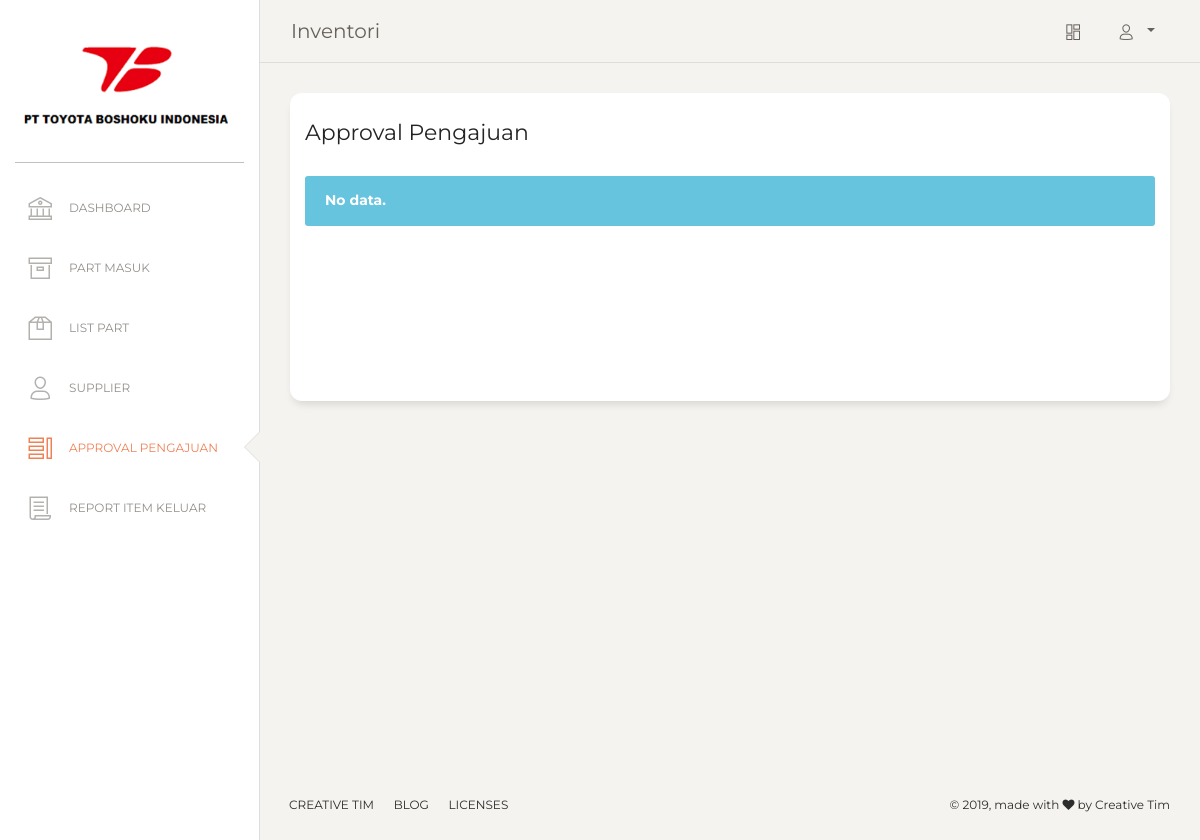
The app's page /Approval_pengajuan (signed in), older data.
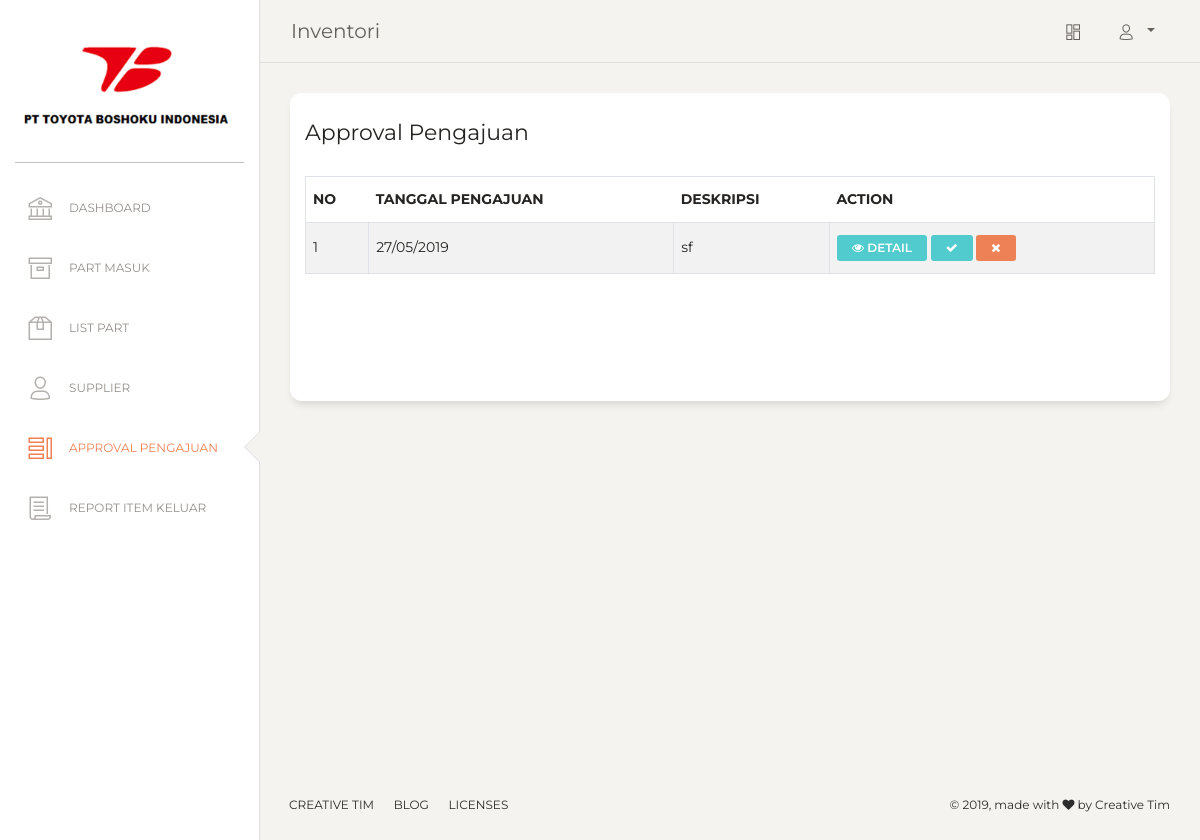
The same page, newer data.
### tables this page shows
CREATE TABLE IF NOT EXISTS `part_t_request` (
  `id_part_request` int(11) NOT NULL AUTO_INCREMENT,
  `deskripsi` text NOT NULL,
  `status` enum('edit','submit','approve','reject') NOT NULL,
  `date_creation` timestamp NOT NULL DEFAULT CURRENT_TIMESTAMP,
  PRIMARY KEY (`id_part_request`)
);

### application/core/Controller.php (called while the page is built, shortened)
<?php
class Controller extends App
{
    public function view($view, $data = [])
    {
        require_once '../application/view/' . $view . '.php';
    }
    public function model($model)
    {
        return new $model;
    }
}

### application/core/Template.php (called while the page is built, shortened)
<?php
class Template extends Controller
{
    public $menu;
    public function __construct()
    {
        $this->menu = 'admin/dashboard/';
    }
    public function get_template($page,$data=[]){
        $this->view($this->menu.$page,$data);
    }
}
?>

### application/controllers/Approval_pengajuan.php (called while the page is built, shortened)
<?php
class Approval_pengajuan extends My_Controller {
    public function __construct()
    {
        $this->model = $this->model('M_part_transaksi');
    }
    public function index($alert = NULL, $msg =NULL){
        $data = $this->model->getByStatus('submit');
        $this->template->get_template('approval_pengajuan',[
            "data" => $data,
            "url_detail" => BASEURL."Approval_pengajuan/detail/",
            "url_approve" => BASEURL."Approval_pengajuan/approve/",
            "url_reject" => BASEURL."Approval_pengajuan/reject/",
            'alert' => $alert,
            "msg" => str_replace('_', ' ', $msg)
        ]);
    }
}

### application/core/App.php (called while the page is built, shortened)
<?php
class App
{
    protected $method = 'index';
    protected $params = [];
    public function __construct()
    {
        $this->controller = new $this->controller;
        call_user_func_array([$this->controller, $this->method], $this->params);
    }
}

### asset/index.php (called while the page is built, shortened)
<?php
    $app = new App;

### application/core/Database.php (called while the page is built, shortened)
<?php
class Database{
    private $user= DB_USER;
    private $pass= DB_PASS;
    private $db;
    public function __construct(){
        $option = [
            PDO::ATTR_PERSISTENT => true,
            PDO::ATTR_ERRMODE => PDO::ERRMODE_EXCEPTION
        ];
        $this->dns = 'mysql:host='.DB_HOST.';dbname='.DB_NAME;
        try{
            $this->db= new PDO($this->dns,$this->user,$this->pass,$option);
        }
        catch(PDOException $e){
            print "Error :".$e->getMessage().PHP_EOL;
            die();
        }
        return $this->db;
    }
    public function query($query)
    {
        $this->stmt = $this->db->prepare($query);
    }
    public function bind($param, $value, $type = null)
    {
        if (is_null($type)) {
            switch (true) {
                default:
                    $type = PDO::PARAM_STR;
                    break;
            }
        }
        $this->stmt->bindValue($param, $value, $type);
    }
    public function execute()
    {
        return $this->stmt->execute();
    }
    public function resultSet()
    {
        $this->execute();
        return $this->stmt->fetchAll(PDO::FETCH_ASSOC);
    }
}

### application/model/M_part_transaksi.php (called while the page is built, shortened)
<?php
    class M_part_transaksi extends Model{
        private $table, $id;
        public function __construct(){
            $this->table = 'part_t_request';
        }
        public function getByStatus($status){
            $this->db->query("SELECT * FROM `$this->table` WHERE `status` = :status");
            $this->db->bind(':status', $status);
            $result = $this->db->resultSet();
            return $result;
        }
    }
?>

### application/core/Model.php (called while the page is built, shortened)
<?php
class Model
{
    public function __construct(){
        $this->db = new Database;
    }
}

### application/view/admin/dashboard/approval_pengajuan.php (the view, shortened to what the changed rows need)
<div class="content">
  <div class="row">
    <div class="col-md-12">
      <div class="card card-user">
        <div class="card-body">
        <?php
          if(isset($data['data']) && $data['data'] != NULL){
        ?>
            <table id="example" class="table table-striped table-bordered" style="width:100%">
                <thead>
                    <tr>
                        <th>No</th>
                        <th>Tanggal Pengajuan</th>
                        <th>Deskripsi</th>
                        <th>Action</th>
                    </tr>
                </thead>
                <tbody>
                <?php
                      $i = 1;
                      foreach ($data['data'] as $value) {
                        $date = date_format(date_create($value['date_creation']),"d/m/Y");
                        $body = "
                                <tr>
                                  <td>".$i++."</td>
                                  <td>$date</td>
                                  <td>$value[deskripsi]</td>
                                  <td>
                                    <a name='update' id='' class='btn btn-sm btn-primary' href='".$data['url_detail'].$value['id_part_request']."' role='button'>
                                      <i class='fa fa-eye' aria-hidden='true'></i> Detail
                                    </a>
                                    <a name='update' id='' class='btn btn-sm btn-primary' href='".$data['url_approve'].$value['id_part_request']."' role='button'>
                                      <i class='fa fa-check' aria-hidden='true'></i>
                                    </a>
                                    <a name='delete' id='' class='btn btn-sm btn-danger' href='".$data['url_reject'].$value['id_part_request']."' role='button'>
                                      <i class='fa fa-times' aria-hidden='true'></i>
                                    </a>
                                  </td>
                                </tr>
                                ";
                        echo $body;
                      }
                  ?>
                </tbody>
            </table>
            <?php
          } else {
            echo '<div class="alert alert-info" role="alert">
                    <strong>No data.</strong>
                  </div>';
          }
        ?>
        </div>
      </div>
    </div>
  </div>
</div>

Row changes from the older to the newer data that the page shows:
added part_t_request: date_creation "27/05/2019", deskripsi "sf"
Text that changed along with them:
text no longer shown: "No data."
text now shown: "NO TANGGAL PENGAJUAN DESKRIPSI ACTION"
